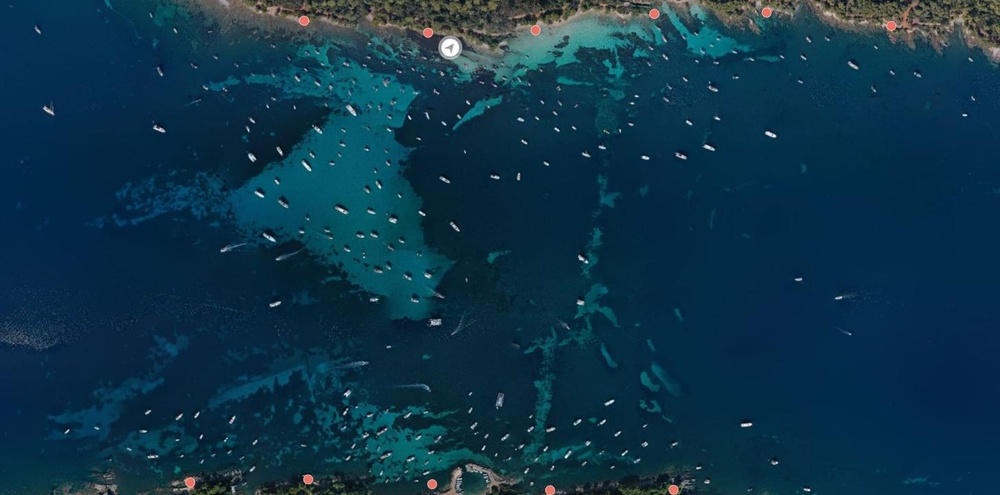
#> input picture PosidoniaEvolution/image2022.jpeg, 1000 x 495 px, shrunk from 1455 x 720 before the run
$ python threshold_test.py   (older library calls are emulated)
#> lines starting #> are read from the running program, lines starting #| are printed output that depends on the picture; after the words box and inside, x2 and y2 are one past the last pixel; in counts of white or black regions, pixels touching at a corner belong together
import cv2
import numpy as np

# Read the image
img = cv2.imread('image2022.jpeg')
#> img is the input picture: shape (495, 1000, 3); mean B, G, R 73.6, 52, 13.4
# img = cv2.imread('image_zones_claires_remplacees.jpg')

# [61 lines left out: functions shadow_remove1, shadow_remove2, shadow_remove3, shadow_remove4, not called in this run]


def remove_high_a(img, threshold=150):
    # Convert image to LAB color space
#> called with threshold = 150
    lab_img = cv2.cvtColor(img, cv2.COLOR_BGR2LAB)
#> lab_img: shape (495, 1000, 3); mean of channels 0, 1, 2 51.5, 124.5, 110.9

    # Split the LAB image into channels
    l, a, b = cv2.split(lab_img)
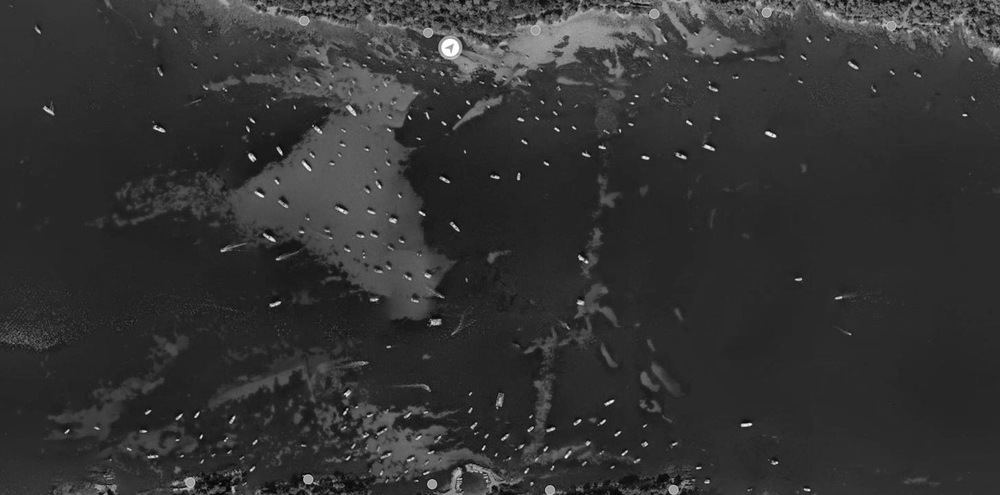
#> l: shape (495, 1000); min 3, max 255, mean 51.5
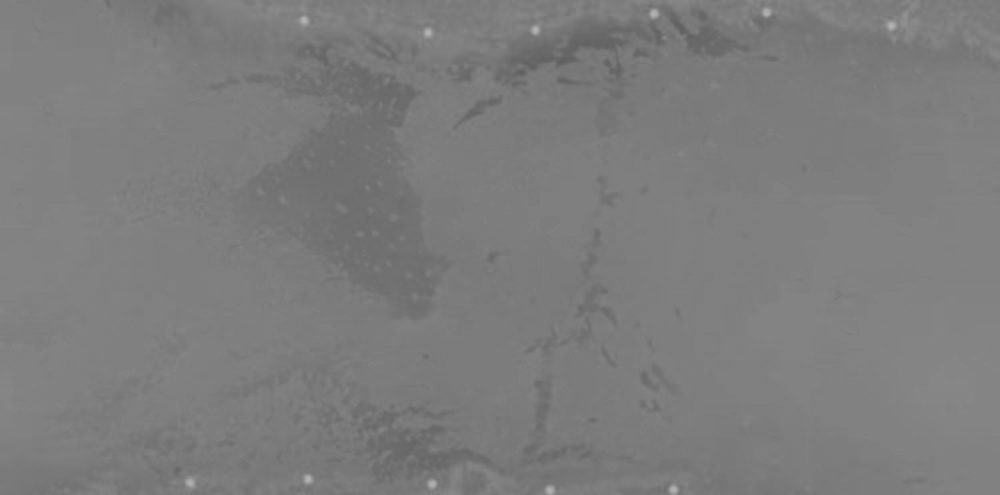
#> a: shape (495, 1000); min 95, max 181, mean 124.5
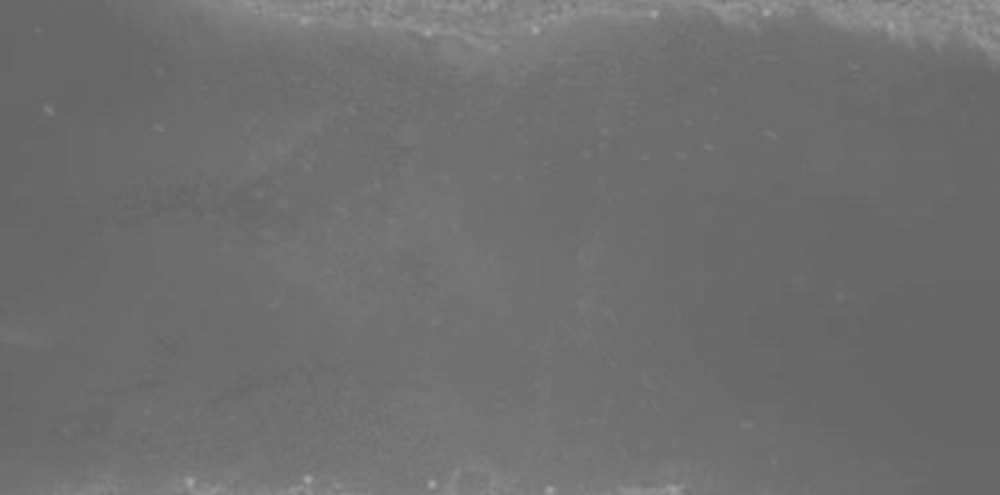
#> b: shape (495, 1000); min 99, max 164, mean 110.9

    # Threshold the 'a' channel
    _, mask = cv2.threshold(a, threshold, 255, cv2.THRESH_BINARY)
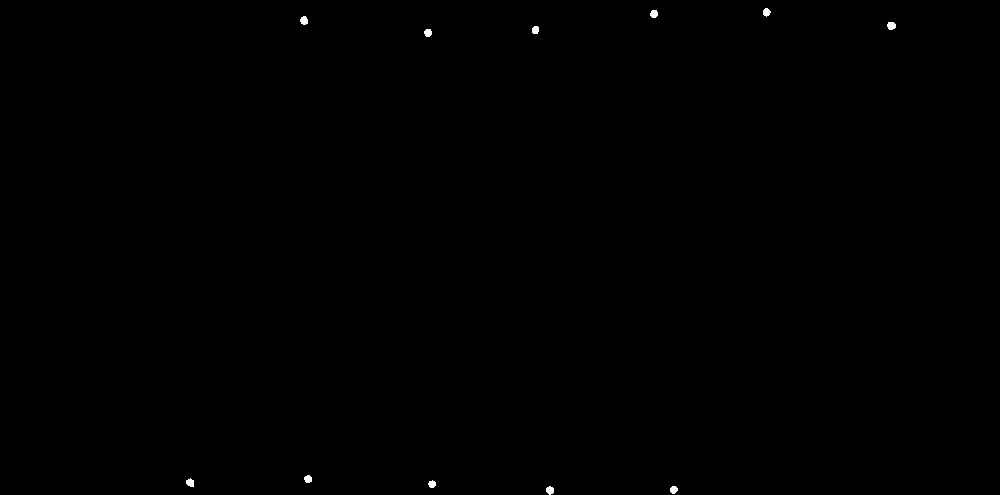
#> mask: shape (495, 1000); 0.12% white; 11 white regions, largest, box (x1, y1, x2, y2) and area: (887, 22, 896, 30) 59, (300, 16, 308, 25) 56, (186, 478, 194, 487) 54

    # Invert the mask
    mask_inv = cv2.bitwise_not(mask)

    # Set pixels with high 'a' component to black
    bgr_mask = cv2.cvtColor(mask_inv, cv2.COLOR_GRAY2BGR)
    result = cv2.bitwise_and(img, bgr_mask)

    return result

# Remove pixels with high 'a' component
result = remove_high_a(img)
# shad = shadow_remove4(img)
cv2.imshow('Shadow', result)

cv2.waitKey(0)
cv2.destroyAllWindows()

$ run again, with PosidoniaEvolution/image2023.jpeg copied over PosidoniaEvolution/image2022.jpeg
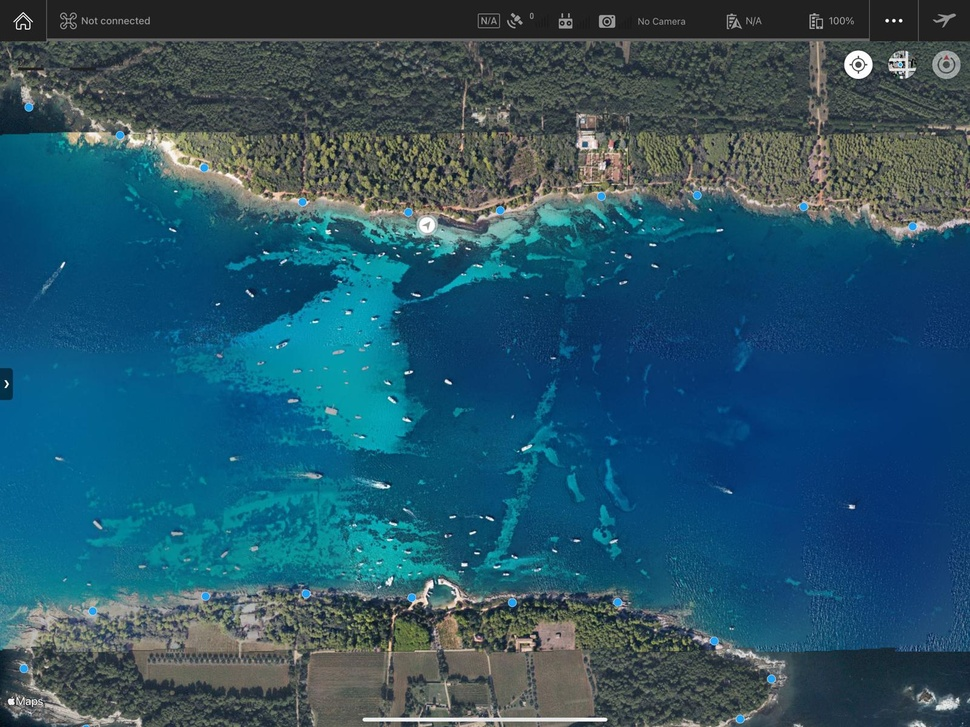
#> input picture PosidoniaEvolution/image2023.jpeg, 970 x 727 px, shrunk from 1600 x 1199 before the run
#> img is the input picture: shape (727, 970, 3); mean B, G, R 104.5, 85, 41
#> lab_img: shape (727, 970, 3); mean of channels 0, 1, 2 87.7, 123.7, 113.3
#> in remove_high_a, `l, a, b = cv2.split(lab_img)`:
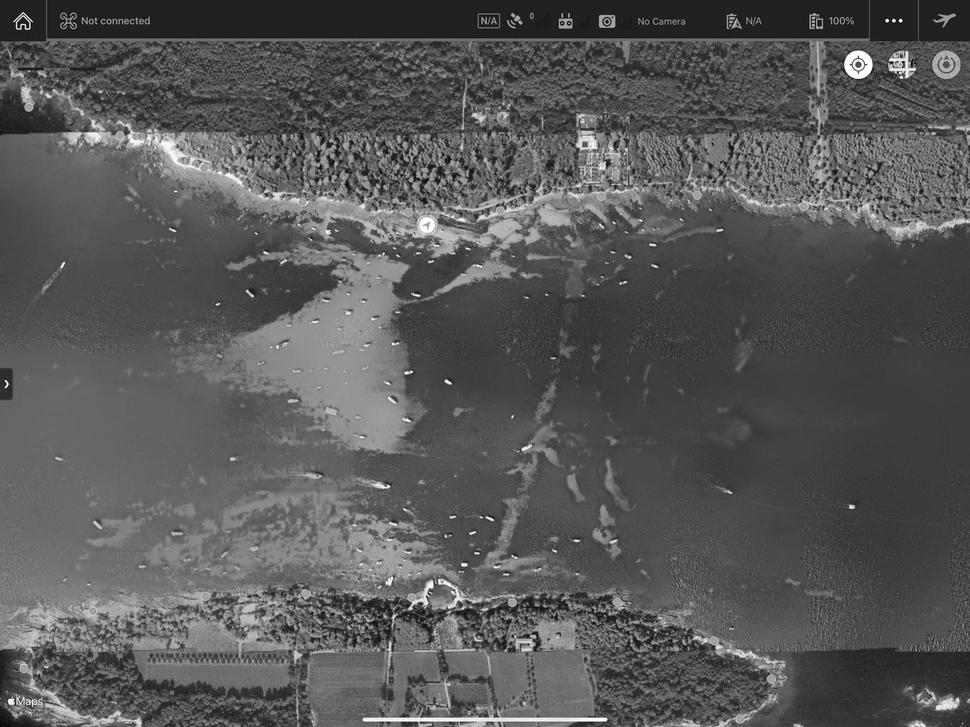
#> l: shape (727, 970); min 0, max 255, mean 87.7
#> in remove_high_a, `l, a, b = cv2.split(lab_img)`:
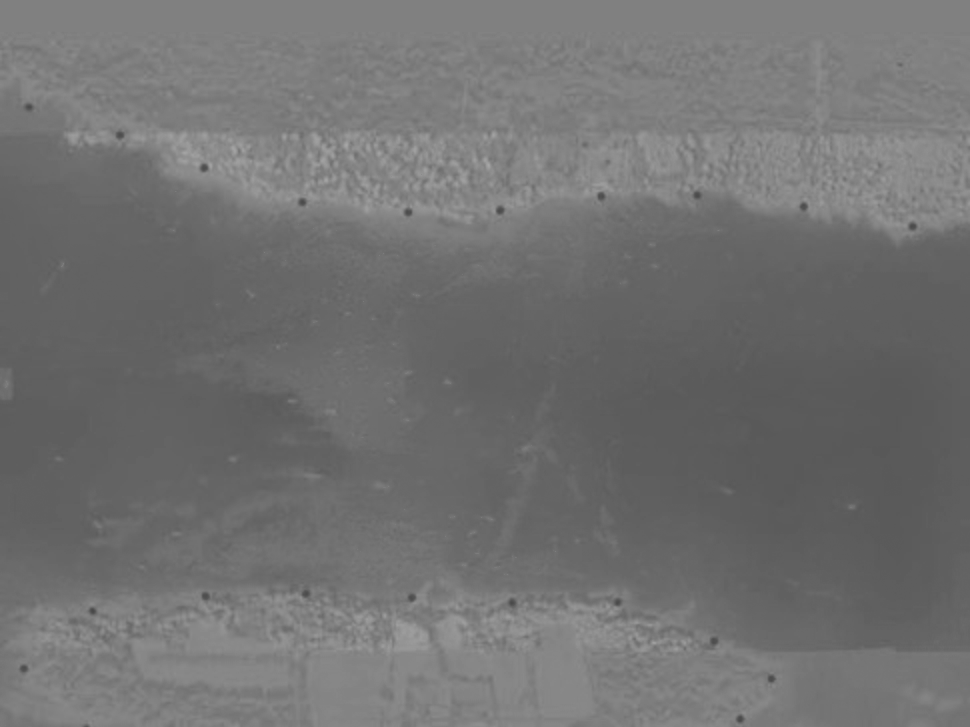
#> b: shape (727, 970); min 72, max 166, mean 113.3
#> mask: shape (727, 970); 0% white in thin lines or dots, all inside (x1, y1, x2, y2) = (610, 56, 948, 144)

$ run again, with PosidoniaEvolution/image_rouge.jpeg copied over PosidoniaEvolution/image2022.jpeg
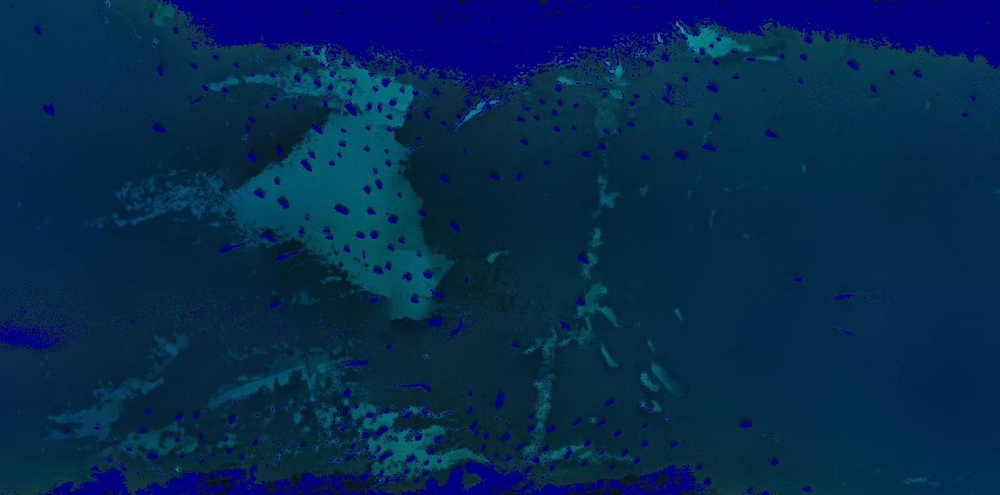
#> input picture PosidoniaEvolution/image_rouge.jpeg, 1000 x 495 px, shrunk from 1455 x 720 before the run
#> img is the input picture: shape (495, 1000, 3); mean B, G, R 78.2, 41.1, 5.4
#> lab_img: shape (495, 1000, 3); mean of channels 0, 1, 2 43.7, 131.3, 103
#> in remove_high_a, `_, mask = cv2.threshold(a, threshold, 255, cv2.THRESH_BINARY)`:
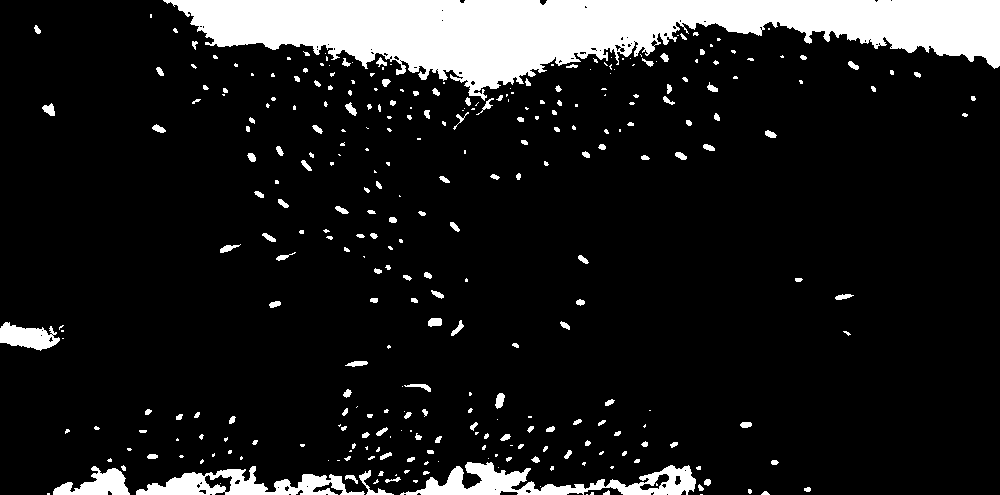
#> mask: shape (495, 1000); 11.9% white; 321 white regions (168 under 20 px), largest, box (x1, y1, x2, y2) and area: (163, 0, 1000, 101) 41737, (400, 462, 696, 495) 4179, (136, 466, 365, 495) 3077
#> in remove_high_a, `result = cv2.bitwise_and(img, bgr_mask)`:
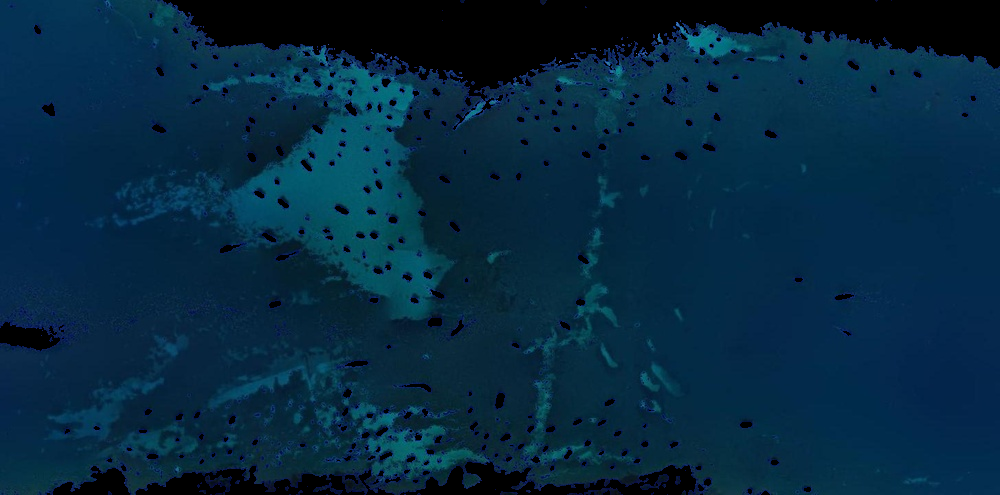
#> result: shape (495, 1000, 3); mean B, G, R 64, 40.6, 5.1
